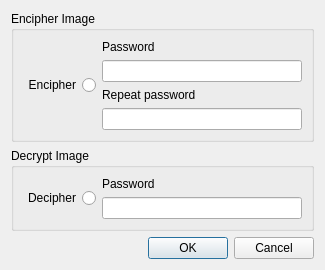
<?xml version="1.0" encoding="UTF-8"?>
<ui version="4.0">
 <class>encipher_dialaog</class>
 <widget class="QDialog" name="encipher_dialaog">
  <property name="geometry">
   <rect>
    <x>0</x>
    <y>0</y>
    <width>325</width>
    <height>255</height>
   </rect>
  </property>
  <property name="windowTitle">
   <string>Dialog</string>
  </property>
  <layout class="QGridLayout" name="gridLayout_6">
   <item row="0" column="0">
    <layout class="QGridLayout" name="gridLayout_5">
     <item row="0" column="0">
      <widget class="QGroupBox" name="groupBox">
       <property name="title">
        <string>Encipher Image</string>
       </property>
       <layout class="QGridLayout" name="gridLayout_3">
        <item row="0" column="0">
         <layout class="QHBoxLayout" name="horizontalLayout">
          <item>
           <widget class="QRadioButton" name="radioEncipher">
            <property name="layoutDirection">
             <enum>Qt::RightToLeft</enum>
            </property>
            <property name="text">
             <string>Encipher</string>
            </property>
           </widget>
          </item>
          <item>
           <layout class="QGridLayout" name="gridLayout">
            <item row="0" column="0">
             <widget class="QLabel" name="label">
              <property name="text">
               <string>Password</string>
              </property>
             </widget>
            </item>
            <item row="1" column="0">
             <widget class="QLineEdit" name="encPass1">
              <property name="echoMode">
               <enum>QLineEdit::Password</enum>
              </property>
             </widget>
            </item>
            <item row="2" column="0">
             <widget class="QLabel" name="label_2">
              <property name="text">
               <string>Repeat password</string>
              </property>
             </widget>
            </item>
            <item row="3" column="0">
             <widget class="QLineEdit" name="encPass2">
              <property name="echoMode">
               <enum>QLineEdit::Password</enum>
              </property>
             </widget>
            </item>
           </layout>
          </item>
         </layout>
        </item>
       </layout>
      </widget>
     </item>
     <item row="1" column="0">
      <widget class="QGroupBox" name="groupBox_2">
       <property name="title">
        <string>Decrypt Image</string>
       </property>
       <layout class="QGridLayout" name="gridLayout_4">
        <item row="0" column="0">
         <layout class="QHBoxLayout" name="horizontalLayout_2">
          <item>
           <widget class="QRadioButton" name="radioDecipher">
            <property name="layoutDirection">
             <enum>Qt::RightToLeft</enum>
            </property>
            <property name="text">
             <string>Decipher</string>
            </property>
           </widget>
          </item>
          <item>
           <layout class="QGridLayout" name="gridLayout_2">
            <item row="0" column="0">
             <widget class="QLabel" name="label_3">
              <property name="text">
               <string>Password</string>
              </property>
             </widget>
            </item>
            <item row="1" column="0">
             <widget class="QLineEdit" name="decPass">
              <property name="echoMode">
               <enum>QLineEdit::Password</enum>
              </property>
             </widget>
            </item>
           </layout>
          </item>
         </layout>
        </item>
       </layout>
      </widget>
     </item>
     <item row="2" column="0">
      <widget class="QDialogButtonBox" name="buttonBox">
       <property name="orientation">
        <enum>Qt::Horizontal</enum>
       </property>
       <property name="standardButtons">
        <set>QDialogButtonBox::Cancel|QDialogButtonBox::Ok</set>
       </property>
      </widget>
     </item>
    </layout>
   </item>
  </layout>
 </widget>
 <resources/>
 <connections>
  <connection>
   <sender>buttonBox</sender>
   <signal>accepted()</signal>
   <receiver>encipher_dialaog</receiver>
   <slot>accept()</slot>
   <hints>
    <hint type="sourcelabel">
     <x>248</x>
     <y>254</y>
    </hint>
    <hint type="destinationlabel">
     <x>157</x>
     <y>274</y>
    </hint>
   </hints>
  </connection>
  <connection>
   <sender>buttonBox</sender>
   <signal>rejected()</signal>
   <receiver>encipher_dialaog</receiver>
   <slot>reject()</slot>
   <hints>
    <hint type="sourcelabel">
     <x>316</x>
     <y>260</y>
    </hint>
    <hint type="destinationlabel">
     <x>286</x>
     <y>274</y>
    </hint>
   </hints>
  </connection>
 </connections>
</ui>
